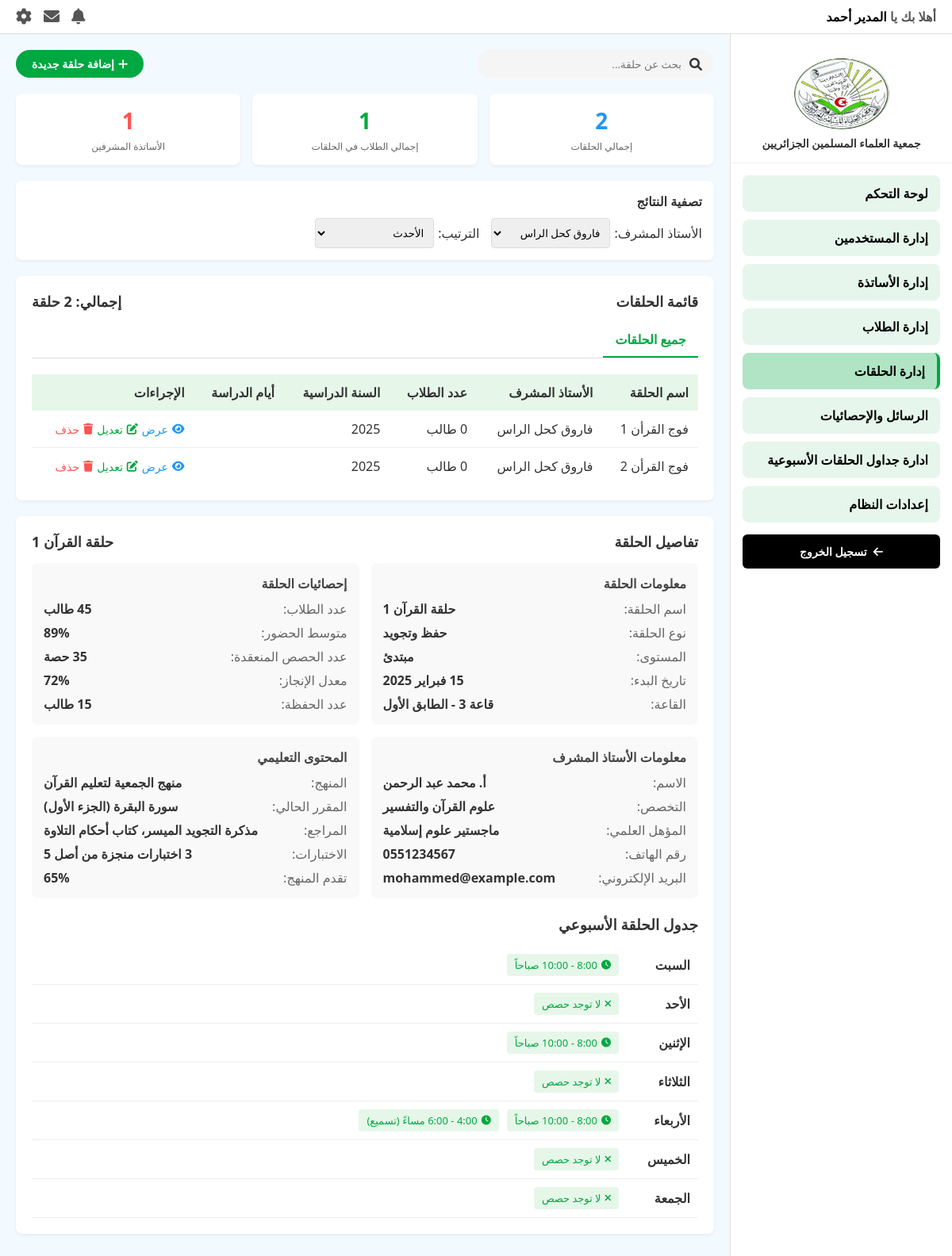
/admin/admin-sessions.php?teacher=8, run on the app's committed database.
### tables this page shows
CREATE TABLE `groups` (
  `id` int(11) UNSIGNED NOT NULL,
  `group_name` varchar(128) NOT NULL,
  `capacity` int(11) DEFAULT NULL,
  `academic_year` varchar(10) DEFAULT NULL,
  `start_date` date DEFAULT NULL,
  `end_date` date DEFAULT NULL,
  `teacher_id` int(11) UNSIGNED NOT NULL,
  `description` text DEFAULT NULL
);

### admin/admin-sessions.php (the view, shortened to what this page needs)
<?php
require_once __DIR__ .'/template/header.php';
$teacher_filter = isset($_GET['teacher']) ? $_GET['teacher'] : 'all';
$sort_by = isset($_GET['sort']) ? $_GET['sort'] : 'newest';
$sql = "
    SELECT g.*,
           CONCAT(u.first_name, ' ', u.last_name) as teacher_name,
           COUNT(sg.id) as student_count
    FROM groups g
    LEFT JOIN teachers t ON g.teacher_id = t.id
    LEFT JOIN users u ON t.user_id = u.id
    LEFT JOIN student_groups sg ON g.id = sg.group_id AND sg.status = 'active'
";
if ($teacher_filter !== 'all') {
    $sql .= " WHERE g.teacher_id = :teacher_id";
}
$sql .= " GROUP BY g.id";
switch ($sort_by) {
    default:
        $sql .= " ORDER BY g.start_date DESC";
}
$query = $db->prepare($sql);
if ($teacher_filter !== 'all') {
    $query->bindParam(':teacher_id', $teacher_filter, PDO::PARAM_INT);
}
$query->execute();
$groups = $query->fetchAll(PDO::FETCH_ASSOC);
$stats_query = $db->prepare("
    SELECT
        (SELECT COUNT(*) FROM groups) as total_groups,
        (SELECT COUNT(*) FROM student_groups WHERE status = 'active') as total_students,
        (SELECT COUNT(*) FROM teachers) as total_teachers
");
$stats_query->execute();
$stats = $stats_query->fetch(PDO::FETCH_ASSOC);
$teachers_query = $db->prepare("
    SELECT t.id, CONCAT(u.first_name, ' ', u.last_name) as teacher_name
    FROM teachers t
    JOIN users u ON t.user_id = u.id
");
$teachers_query->execute();
$teachers = $teachers_query->fetchAll(PDO::FETCH_ASSOC);
$stmt = $db->prepare("SELECT * FROM students");
$stmt->execute();
$student = $stmt->fetchAll(PDO::FETCH_ASSOC);
?>
<link rel="stylesheet" href="CSS/admin-sessions.css">
<div class="content">
    <div class="search-bar">
        <div class="search-input">
            <i class="fas fa-search"></i>
            <input type="text" id="searchInput" placeholder="بحث عن حلقة...">
        </div>
        <button class="add-btn" id="openAddSessionModal">
            <i class="fas fa-plus"></i> إضافة حلقة جديدة
        </button>
    </div>
    <div class="stats-cards">
        <div class="stat-card">
            <div class="number blue"><?php echo $stats['total_groups']; ?></div>
            <div class="label">إجمالي الحلقات</div>
        </div>
        <div class="stat-card">
            <div class="number green"><?php echo count($student); ?></div>
            <div class="label">إجمالي الطلاب في الحلقات</div>
        </div>
        <div class="stat-card">
            <div class="number red"><?php echo $stats['total_teachers']; ?></div>
            <div class="label">الأساتذة المشرفين</div>
        </div>
    </div>
    <div class="filter-section">
        <div class="filter-title">تصفية النتائج</div>
        <form method="GET" action="" class="filter-form">
            <div class="filter-options">
                <div class="filter-option">
                    <label>الأستاذ المشرف:</label>
                    <select name="teacher" class="filter-select" onchange="this.form.submit()">
                        <?php foreach ($teachers as $teacher): ?>
                            <option value="<?php echo $teacher['id']; ?>"
                                    <?php echo $teacher_filter == $teacher['id'] ? 'selected' : ''; ?>>
                                <?php echo htmlspecialchars($teacher['teacher_name']); ?>
                            </option>
                        <?php endforeach; ?>
                    </select>
                </div>
                <div class="filter-option">
                    <label>الترتيب:</label>
                    <select name="sort" class="filter-select" onchange="this.form.submit()">
                        <option value="newest" <?php echo $sort_by == 'newest' ? 'selected' : ''; ?>>الأحدث</option>
                    </select>
                </div>
            </div>
        </form>
    </div>
    <div class="admin-section">
        <div class="section-title">
            قائمة الحلقات
            <span>إجمالي: <?php echo count($groups); ?> حلقة</span>
        </div>
        <div class="tabs">
            <div class="tab active">جميع الحلقات</div>
        </div>
        <table class="admin-table">
            <thead>
                <tr>
                    <th>اسم الحلقة</th>
                    <th>الأستاذ المشرف</th>
                    <th>عدد الطلاب</th>
                    <th>السنة الدراسية</th>
                    <th>أيام الدراسة</th>
                    <th>الإجراءات</th>
                </tr>
            </thead>
            <tbody>
                <?php foreach ($groups as $group):
                    $query = $db->prepare("SELECT * FROM student_groups WHERE group_id=?");
                    $query->execute([$group['id']]);
                    $students = $query->fetchAll(PDO::FETCH_ASSOC);
                    ?>
                    <tr>
                        <td><?php echo htmlspecialchars($group['group_name']); ?></td>
                        <td><?php echo htmlspecialchars($group['teacher_name']); ?></td>
                        <td><?php echo count($students); ?> طالب</td>
                        <td><?php echo htmlspecialchars($group['academic_year']); ?></td>
                        <td>
                        </td>
                        <td>
                            <div class="action-buttons">
                                <button class="action-button view" onclick="viewGroup(<?php echo $group['id']; ?>)">
                                    <i class="fas fa-eye"></i> عرض
                                </button>
                                <button class="action-button" onclick="editGroup(<?php echo $group['id']; ?>)">
                                    <i class="fas fa-edit"></i> تعديل
                                </button>
                                <button class="action-button delete" onclick="deleteGroup(<?php echo $group['id']; ?>)">
                                    <i class="fas fa-trash"></i> حذف
                                </button>
                            </div>
                        </td>
                    </tr>
                <?php endforeach; ?>
            </tbody>
        </table>
    </div>
    <div class="admin-section">
        <div class="section-title">
            تفاصيل الحلقة
            <span>حلقة القرآن 1</span>
        </div>
        <div class="session-details">
            <div class="detail-card">
                <h3>معلومات الحلقة</h3>
                <div class="detail-info">
                    <div class="detail-item">
                        <span class="detail-label">اسم الحلقة:</span>
                        <span class="detail-value">حلقة القرآن 1</span>
                    </div>
                    <div class="detail-item">
                        <span class="detail-label">نوع الحلقة:</span>
                        <span class="detail-value">حفظ وتجويد</span>
                    </div>
                    <div class="detail-item">
                        <span class="detail-label">المستوى:</span>
                        <span class="detail-value">مبتدئ</span>
                    </div>
                    <div class="detail-item">
                        <span class="detail-label">تاريخ البدء:</span>
                        <span class="detail-value">15 فبراير 2025</span>
                    </div>
                    <div class="detail-item">
                        <span class="detail-label">القاعة:</span>
                        <span class="detail-value">قاعة 3 - الطابق الأول</span>
                    </div>
                </div>
            </div>
            <div class="detail-card">
                <h3>إحصائيات الحلقة</h3>
                <div class="detail-info">
                    <div class="detail-item">
                        <span class="detail-label">عدد الطلاب:</span>
                        <span class="detail-value">45 طالب</span>
                    </div>
                    <div class="detail-item">
                        <span class="detail-label">متوسط الحضور:</span>
                        <span class="detail-value">89%</span>
                    </div>
                    <div class="detail-item">
                        <span class="detail-label">عدد الحصص المنعقدة:</span>
                        <span class="detail-value">35 حصة</span>
                    </div>
                    <div class="detail-item">
                        <span class="detail-label">معدل الإنجاز:</span>
                        <span class="detail-value">72%</span>
                    </div>
                    <div class="detail-item">
                        <span class="detail-label">عدد الحفظة:</span>
                        <span class="detail-value">15 طالب</span>
                    </div>
                </div>
            </div>
            <div class="detail-card">
                <h3>معلومات الأستاذ المشرف</h3>
                <div class="detail-info">
                    <div class="detail-item">
                        <span class="detail-label">الاسم:</span>
                        <span class="detail-value">أ. محمد عبد الرحمن</span>
                    </div>
                    <div class="detail-item">
                        <span class="detail-label">التخصص:</span>
                        <span class="detail-value">علوم القرآن والتفسير</span>
                    </div>
                    <div class="detail-item">
                        <span class="detail-label">المؤهل العلمي:</span>
                        <span class="detail-value">ماجستير علوم إسلامية</span>
                    </div>
                    <div class="detail-item">
                        <span class="detail-label">رقم الهاتف:</span>
                        <span class="detail-value">0551234567</span>
                    </div>
                    <div class="detail-item">
                        <span class="detail-label">البريد الإلكتروني:</span>
                        <span class="detail-value">mohammed@example.com</span>
                    </div>
                </div>
            </div>
            <div class="detail-card">
                <h3>المحتوى التعليمي</h3>
                <div class="detail-info">
                    <div class="detail-item">
                        <span class="detail-label">المنهج:</span>
                        <span class="detail-value">منهج الجمعية لتعليم القرآن</span>
                    </div>
                    <div class="detail-item">
                        <span class="detail-label">المقرر الحالي:</span>
                        <span class="detail-value">سورة البقرة (الجزء الأول)</span>
                    </div>
                    <div class="detail-item">
                        <span class="detail-label">المراجع:</span>
                        <span class="detail-value">مذكرة التجويد الميسر، كتاب أحكام التلاوة</span>
                    </div>
                    <div class="detail-item">
                        <span class="detail-label">الاختبارات:</span>
                        <span class="detail-value">3 اختبارات منجزة من أصل 5</span>
                    </div>
                    <div class="detail-item">
                        <span class="detail-label">تقدم المنهج:</span>
                        <span class="detail-value">65%</span>
                    </div>
                </div>
            </div>
        </div>
        <div class="session-schedule">
            <h3 style="margin-bottom: 15px;">جدول الحلقة الأسبوعي</h3>
            <div class="schedule-day">
                <div class="day-name">السبت</div>
                <div class="time-slots">
                    <div class="time-slot">
                        <i class="fas fa-clock"></i>
                        8:00 - 10:00 صباحاً
                    </div>
                </div>
            </div>
            <div class="schedule-day">
                <div class="day-name">الأحد</div>
                <div class="time-slots">
                    <div class="time-slot">
                        <i class="fas fa-times"></i>
                        لا توجد حصص
                    </div>
                </div>
            </div>
            <div class="schedule-day">
                <div class="day-name">الإثنين</div>
                <div class="time-slots">
                    <div class="time-slot">
                        <i class="fas fa-clock"></i>
                        8:00 - 10:00 صباحاً
                    </div>
                </div>
            </div>
            <div class="schedule-day">
                <div class="day-name">الثلاثاء</div>
                <div class="time-slots">
                    <div class="time-slot">
                        <i class="fas fa-times"></i>
                        لا توجد حصص
                    </div>
                </div>
            </div>
            <div class="schedule-day">
                <div class="day-name">الأربعاء</div>
                <div class="time-slots">
                    <div class="time-slot">
                        <i class="fas fa-clock"></i>
                        8:00 - 10:00 صباحاً
                    </div>
                    <div class="time-slot">
                        <i class="fas fa-clock"></i>
                        4:00 - 6:00 مساءً (تسميع)
                    </div>
                </div>
            </div>
            <div class="schedule-day">
                <div class="day-name">الخميس</div>
                <div class="time-slots">
                    <div class="time-slot">
                        <i class="fas fa-times"></i>
                        لا توجد حصص
                    </div>
                </div>
            </div>
            <div class="schedule-day">
                <div class="day-name">الجمعة</div>
                <div class="time-slots">
                    <div class="time-slot">
                        <i class="fas fa-times"></i>
                        لا توجد حصص
                    </div>
                </div>
            </div>
        </div>
    </div>
</div>
</body>
</html>

### data on the page
groups: group_name "فوج القرأن 1", teacher_name "فاروق كحل الراس", academic_year "2025"
groups: group_name "فوج القرأن 2", teacher_name "فاروق كحل الراس", academic_year "2025"

### other printed values
$stats['total_groups'] "2"
count($student) "1"
$stats['total_teachers'] "1"
count($groups) "2"
form field teacher "فاروق كحل الراس"
